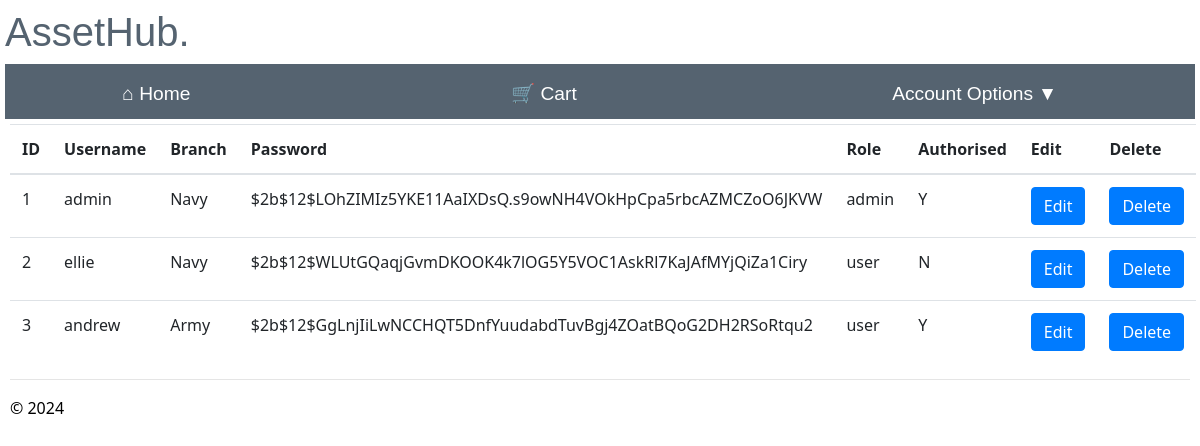
Before: /maintain_user (signed in) with the older database file.
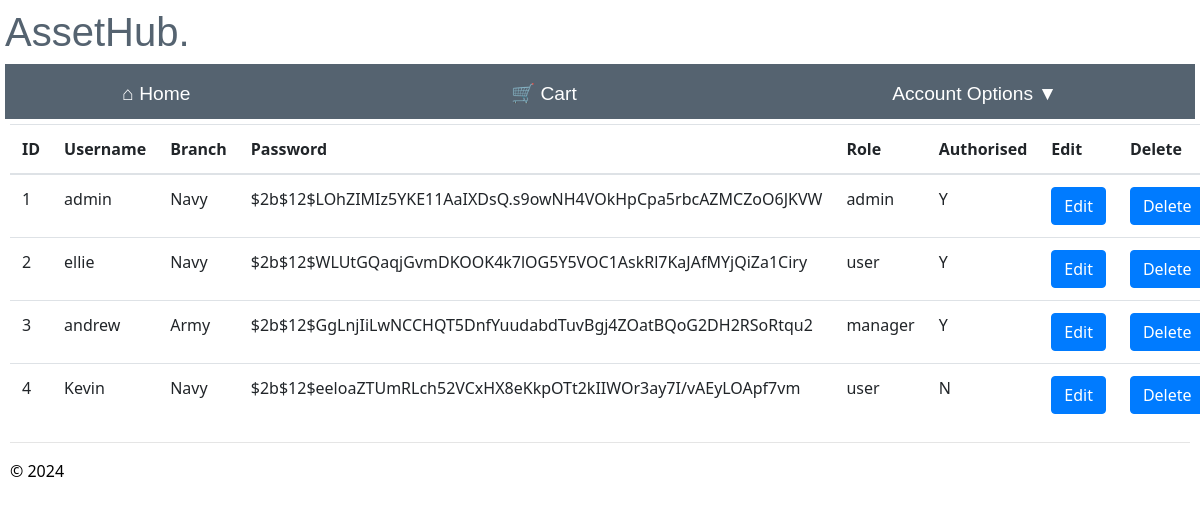
After: the same page with the newer database file.
### app/models/models.py (models this page shows)
class User(db.Model, UserMixin):
    id = db.Column(db.Integer, primary_key=True, nullable=False)
    username = db.Column(db.String(20), nullable=False, unique=True)
    branch_id = db.Column(db.Integer, db.ForeignKey('branch.branch_id'), nullable=False)
    password = db.Column(db.String(255), nullable=False)
    role = db.Column(db.String(5), nullable=False, default='user')
    authorised = db.Column(db.String(1), nullable=False, default='N')
    failed_login_attempts = db.Column(db.Integer, nullable=False, default=0)
    branch = relationship('Branch', backref='user')

class Branch(db.Model):
    __tablename__ = 'branch'
    branch_id = db.Column(db.Integer, primary_key=True, nullable=False)
    branch_name = db.Column(db.String(50), nullable=False)
    address_line1 = db.Column(db.String(225), nullable=False)
    address_line2 = db.Column(db.String(225), nullable=True)
    postcode = db.Column(db.String(8), nullable=False)

### app/admin/routes.py (the view)
@bp.route("/maintain_user", methods=['GET'])
@login_required
@check_is_admin
def maintain_user():
    try:
        admins = User.query.all()
        branch_names = {}
        for admin in admins:
            branch = Branch.query.filter_by(branch_id=admin.branch_id).first()
            if branch:
                branch_names[admin.branch_id] = branch.branch_name
        return render_template('maintain_user.html', admins=admins, branch_names=branch_names)
    except Exception as e:
        flash("An error occurred retrieving users.")
        return redirect(url_for('main.home'))

### app/admin/routes.py (called while the page is built)
def check_is_admin(func):
    @wraps(func)
    def decorated_function(*args, **kwargs):
        if current_user.role == 'admin':
            return func(*args, **kwargs)
        else:
            current_app.logger.critical('Username: %s accessed attempted to access %s', current_user.username,func.__name__)
            flash("You are not authorised to access this page")
            return redirect(url_for("main.home"))
    return decorated_function

### app/admin/templates/maintain_user.html (shortened to what this page needs)
{% extends "layout.html" %}
{% block content %}
<table class="table table-hover">
  <thead class="tables">
    <th>ID</th>
    <th>Username</th>
    <th>Branch</th>
    <th>Password</th>
    <th>Role</th>
    <th>Authorised</th>
    <th>Edit</th>
    <th>Delete</th>
  </thead>
  <tbody>
    {% for admin in admins %}
      <tr>
        <td>{{ admin.id }}</td>
        <td>{{ admin.username }}</td>
        <td>{{ branch_names.get(admin.branch_id, 'Unknown') }}</td>
        <td>{{ admin.password }}</td>
        <td>{{ admin.role }}</td>
        <td>{{ admin.authorised }}</td>
        <td><a href='{{ url_for("admin.edit_user", id=admin.id) }}' class='btn btn-primary'>Edit</a></td>
        <td>
          <form method="POST" action="/delete_user/">
            <input type="submit" class='btn btn-primary' value="Delete" onclick='return confirm("Are you sure you want to delete this user?")'>
          </form>
         </td>
      </tr>
     {% endfor %}
  </tbody>
</table>
{% endblock %}

### app/main/templates/layout.html (shortened to what this page needs)
<!DOCTYPE html>
<html>
    <head>
        <link rel="stylesheet" href="https://stackpath.bootstrapcdn.com/bootstrap/4.5.2/css/bootstrap.min.css">
        <link rel="stylesheet" type="text/css" href="{{ url_for('static', filename='site.css')}}" />
    </head>
    <body>
        <div class="heading">
            <h1>AssetHub.</h1>  </div>
        <div class="navbar">
            <a  href="{{ url_for('main.home') }}" class="navbar-item">&nbsp;&#8962; Home</a>
            <a  href="{{ url_for('main.view_cart') }}" class="navbar-item">&nbsp;&#128722; Cart</a>
            <div class="dropdown">
                <a class="navbar-item dropdown-arrow" >Account Options</a>
            </div>
        </div>
        <div class="body-content">
            {% block content %}
            {% endblock %}
            <hr/>
            <footer>
                <p>&copy; 2024</p>
            </footer>
        </div>
    </body>
</html>

### app/static/site.css (style rules this page uses)
.body-content { padding: 5px; font-family:'Segoe UI', Tahoma, Geneva, Verdana, sans-serif; color: rgb(0, 0, 0); }
.heading { display:block; flex-direction: column; justify-content: center; align-items: center; color: rgb(85, 99, 112); font-family:Arial, Helvetica, sans-serif }
.navbar { background-color: rgb(85, 99, 112); font-size: 1.2em; font-family: 'Trebuchet MS', 'Lucida Sans Unicode', 'Lucida Grande', 'Lucida Sans', Arial, sans-serif; color: white; padding: 8px 30px 2px 4px; }
.navbar-item { padding: 8px; margin: 0 100px; text-decoration: none; color: white; cursor: pointer; }
.dropdown-arrow::after { content: '\25BC'; margin-left: 5px; }

### app/main/templates/layout.html (style rules this page uses)
body { padding: 8px 5px 8px 5px; }

Changed rows visible on the page:
changed User "ellie": authorised "N" → "Y"
changed User "andrew": role "user" → "manager"
added User: id "4", username "Kevin", {{ branch_names.get(admin.branch_id, 'Unknown') }} "Navy", password "$2b$12$eeloaZTUmRLch52VCxHX8eKkpOTt2kIIWOr3ay7I/vAEyLOApf7vm", role "user", authorised "N"
